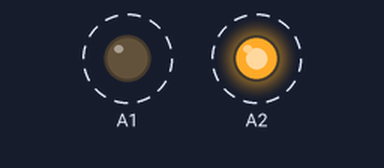
A sketch run on a simulated Arduino Uno, built with avr-gcc and run on an emulated ATmega328P. On the bench: output pins drawn as LEDs (lit = HIGH). Dashed ring = blinking.

Above: at 0.2 s.
Timing chart, 0 to 3.0 s (numbered marks = the images above):
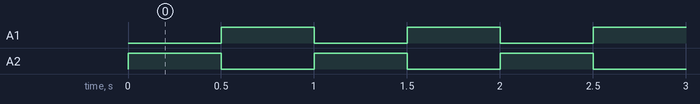

The sketch:

rover_test_1.ino
```cpp
//Blink onboard LED and toggle RDY pin
//Ideal as an initial smoketest

void setup() {
  pinMode(A2,OUTPUT);
  pinMode(A1,OUTPUT);
};

void loop() {
  digitalWrite(A1,LOW);
  digitalWrite(A2,HIGH);
  delay(500);
  digitalWrite(A1,HIGH);
  digitalWrite(A2,LOW);
  delay(500);
};
```

Measured:
- by itself, A1, A2: alternates HIGH for 0.50 s and LOW for 0.50 s
